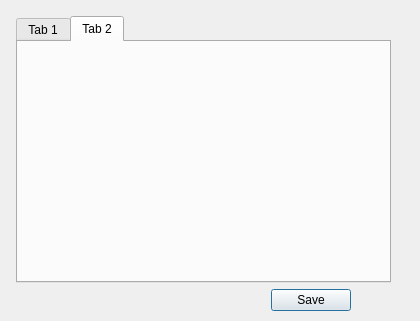
<?xml version="1.0" encoding="UTF-8"?>
<ui version="4.0">
 <class>SettingsDialog</class>
 <widget class="QDialog" name="SettingsDialog">
  <property name="geometry">
   <rect>
    <x>0</x>
    <y>0</y>
    <width>420</width>
    <height>321</height>
   </rect>
  </property>
  <property name="windowTitle">
   <string>Dialog</string>
  </property>
  <widget class="QWidget" name="">
   <property name="geometry">
    <rect>
     <x>13</x>
     <y>13</y>
     <width>381</width>
     <height>301</height>
    </rect>
   </property>
   <layout class="QVBoxLayout" name="verticalLayout">
    <property name="leftMargin">
     <number>3</number>
    </property>
    <property name="topMargin">
     <number>3</number>
    </property>
    <property name="rightMargin">
     <number>3</number>
    </property>
    <property name="bottomMargin">
     <number>3</number>
    </property>
    <item>
     <widget class="QTabWidget" name="tabWidget">
      <property name="currentIndex">
       <number>1</number>
      </property>
      <widget class="QWidget" name="tab">
       <attribute name="title">
        <string>Tab 1</string>
       </attribute>
      </widget>
      <widget class="QWidget" name="tab_2">
       <attribute name="title">
        <string>Tab 2</string>
       </attribute>
      </widget>
     </widget>
    </item>
    <item>
     <layout class="QHBoxLayout" name="horizontalLayout">
      <item>
       <spacer name="horizontalSpacer">
        <property name="orientation">
         <enum>Qt::Horizontal</enum>
        </property>
        <property name="sizeHint" stdset="0">
         <size>
          <width>198</width>
          <height>20</height>
         </size>
        </property>
       </spacer>
      </item>
      <item>
       <widget class="QPushButton" name="saveButton">
        <property name="styleSheet">
         <string notr="true">QTabBar::tab {
    background: qlineargradient(x1: 0, y1: 0, x2: 0, y2: 1,
                                stop: 0 #E1E1E1, stop: 0.4 #DDDDDD,
                                stop: 0.5 #D8D8D8, stop: 1.0 #D3D3D3);
    border: 2px solid #C4C4C3;
    border-bottom-color: #C2C7CB; 
    border-top-left-radius: 4px;
    border-top-right-radius: 4px;
    min-width: 8ex;
    padding: 2px;
}

QTabBar::tab:selected, QTabBar::tab:hover {
    background: qlineargradient(x1: 0, y1: 0, x2: 0, y2: 1,
                                stop: 0 #fafafa, stop: 0.4 #f4f4f4,
                                stop: 0.5 #e7e7e7, stop: 1.0 #fafafa);
}

QTabBar::tab:selected {
    border-color: #9B9B9B;
    border-bottom-color: #C2C7CB; 
}

QTabBar::tab:!selected {
    margin-top: 2px; 
}</string>
        </property>
        <property name="text">
         <string>Save</string>
        </property>
       </widget>
      </item>
      <item>
       <spacer name="horizontalSpacer_2">
        <property name="orientation">
         <enum>Qt::Horizontal</enum>
        </property>
        <property name="sizeType">
         <enum>QSizePolicy::Fixed</enum>
        </property>
        <property name="sizeHint" stdset="0">
         <size>
          <width>40</width>
          <height>20</height>
         </size>
        </property>
       </spacer>
      </item>
     </layout>
    </item>
   </layout>
  </widget>
 </widget>
 <resources/>
 <connections/>
</ui>
